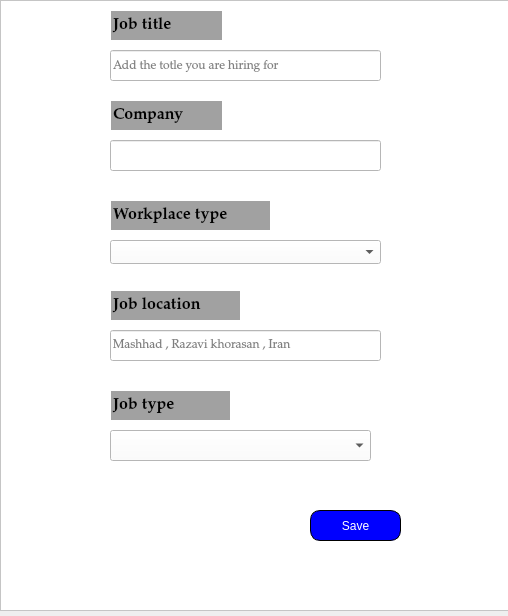
<?xml version="1.0" encoding="UTF-8"?>
<ui version="4.0">
 <class>lorem</class>
 <widget class="QWidget" name="lorem">
  <property name="geometry">
   <rect>
    <x>0</x>
    <y>0</y>
    <width>508</width>
    <height>616</height>
   </rect>
  </property>
  <property name="windowTitle">
   <string>Form</string>
  </property>
  <widget class="QGroupBox" name="groupBox">
   <property name="geometry">
    <rect>
     <x>0</x>
     <y>0</y>
     <width>511</width>
     <height>611</height>
    </rect>
   </property>
   <property name="title">
    <string>GroupBox</string>
   </property>
   <widget class="QFrame" name="frame_2">
    <property name="geometry">
     <rect>
      <x>0</x>
      <y>0</y>
      <width>511</width>
      <height>611</height>
     </rect>
    </property>
    <property name="styleSheet">
     <string notr="true">background-color: rgb(255, 255, 255);</string>
    </property>
    <property name="frameShape">
     <enum>QFrame::StyledPanel</enum>
    </property>
    <property name="frameShadow">
     <enum>QFrame::Raised</enum>
    </property>
    <widget class="QLineEdit" name="lineEdit_9">
     <property name="geometry">
      <rect>
       <x>110</x>
       <y>10</y>
       <width>113</width>
       <height>31</height>
      </rect>
     </property>
     <property name="font">
      <font>
       <family>Palatino Linotype</family>
       <pointsize>12</pointsize>
       <weight>75</weight>
       <bold>true</bold>
      </font>
     </property>
     <property name="styleSheet">
      <string notr="true">*{
border : 1px solid white;
background-color: rgb(161, 161, 161);
}</string>
     </property>
     <property name="text">
      <string>Job title</string>
     </property>
    </widget>
    <widget class="QLineEdit" name="lineEdit_10">
     <property name="geometry">
      <rect>
       <x>110</x>
       <y>50</y>
       <width>271</width>
       <height>31</height>
      </rect>
     </property>
     <property name="font">
      <font>
       <family>Palatino Linotype</family>
       <pointsize>9</pointsize>
      </font>
     </property>
     <property name="styleSheet">
      <string notr="true"/>
     </property>
     <property name="placeholderText">
      <string>Add the totle you are hiring for</string>
     </property>
    </widget>
    <widget class="QLineEdit" name="lineEdit_11">
     <property name="geometry">
      <rect>
       <x>110</x>
       <y>100</y>
       <width>113</width>
       <height>31</height>
      </rect>
     </property>
     <property name="font">
      <font>
       <family>Palatino Linotype</family>
       <pointsize>12</pointsize>
       <weight>75</weight>
       <bold>true</bold>
      </font>
     </property>
     <property name="styleSheet">
      <string notr="true">*{
border : 1px solid white;
background-color: rgb(161, 161, 161);
}</string>
     </property>
     <property name="text">
      <string>Company</string>
     </property>
    </widget>
    <widget class="QLineEdit" name="lineEdit_12">
     <property name="geometry">
      <rect>
       <x>110</x>
       <y>140</y>
       <width>271</width>
       <height>31</height>
      </rect>
     </property>
     <property name="font">
      <font>
       <family>Palatino Linotype</family>
       <pointsize>9</pointsize>
      </font>
     </property>
    </widget>
    <widget class="QLineEdit" name="lineEdit_13">
     <property name="geometry">
      <rect>
       <x>110</x>
       <y>200</y>
       <width>161</width>
       <height>31</height>
      </rect>
     </property>
     <property name="font">
      <font>
       <family>Palatino Linotype</family>
       <pointsize>12</pointsize>
       <weight>75</weight>
       <bold>true</bold>
      </font>
     </property>
     <property name="styleSheet">
      <string notr="true">*{
border : 1px solid white;
background-color: rgb(161, 161, 161);
}</string>
     </property>
     <property name="text">
      <string>Workplace type</string>
     </property>
    </widget>
    <widget class="QComboBox" name="comboBox_3">
     <property name="geometry">
      <rect>
       <x>110</x>
       <y>240</y>
       <width>271</width>
       <height>24</height>
      </rect>
     </property>
     <property name="font">
      <font>
       <family>Palatino Linotype</family>
       <pointsize>9</pointsize>
      </font>
     </property>
    </widget>
    <widget class="QLineEdit" name="lineEdit_14">
     <property name="geometry">
      <rect>
       <x>110</x>
       <y>290</y>
       <width>131</width>
       <height>31</height>
      </rect>
     </property>
     <property name="font">
      <font>
       <family>Palatino Linotype</family>
       <pointsize>12</pointsize>
       <weight>75</weight>
       <bold>true</bold>
      </font>
     </property>
     <property name="styleSheet">
      <string notr="true">*{
border : 1px solid white;
background-color: rgb(161, 161, 161);
}</string>
     </property>
     <property name="text">
      <string>Job location</string>
     </property>
    </widget>
    <widget class="QLineEdit" name="lineEdit_15">
     <property name="geometry">
      <rect>
       <x>110</x>
       <y>330</y>
       <width>271</width>
       <height>31</height>
      </rect>
     </property>
     <property name="font">
      <font>
       <family>Palatino Linotype</family>
       <pointsize>9</pointsize>
      </font>
     </property>
     <property name="placeholderText">
      <string>Mashhad , Razavi khorasan , Iran</string>
     </property>
    </widget>
    <widget class="QLineEdit" name="lineEdit_16">
     <property name="geometry">
      <rect>
       <x>110</x>
       <y>390</y>
       <width>121</width>
       <height>31</height>
      </rect>
     </property>
     <property name="font">
      <font>
       <family>Palatino Linotype</family>
       <pointsize>12</pointsize>
       <weight>75</weight>
       <bold>true</bold>
      </font>
     </property>
     <property name="styleSheet">
      <string notr="true">*{
border : 1px solid white;
background-color: rgb(161, 161, 161);
}</string>
     </property>
     <property name="text">
      <string>Job type</string>
     </property>
    </widget>
    <widget class="QComboBox" name="comboBox_4">
     <property name="geometry">
      <rect>
       <x>110</x>
       <y>430</y>
       <width>261</width>
       <height>31</height>
      </rect>
     </property>
     <property name="font">
      <font>
       <family>Palatino Linotype</family>
       <pointsize>9</pointsize>
      </font>
     </property>
    </widget>
    <widget class="QPushButton" name="pushButton_2">
     <property name="geometry">
      <rect>
       <x>310</x>
       <y>510</y>
       <width>91</width>
       <height>31</height>
      </rect>
     </property>
     <property name="styleSheet">
      <string notr="true">#pushButton_2{
border-radius:10px;
color: rgb(255, 255, 255);
background-color: rgb(0, 0, 255);
font: 75 12pt &quot;MS Shell Dlg 2&quot;;
border:1px solid black;
}
#pushButton_2:hover{
color:black;
}</string>
     </property>
     <property name="text">
      <string>Save</string>
     </property>
    </widget>
   </widget>
  </widget>
 </widget>
 <resources/>
 <connections/>
</ui>
